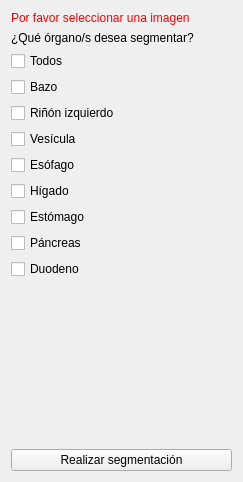
<?xml version="1.0" encoding="UTF-8"?>
<ui version="4.0">
 <class>IASegmentadorAbdominalViewControls</class>
 <widget class="QWidget" name="IASegmentadorAbdominalViewControls">
  <property name="geometry">
   <rect>
    <x>0</x>
    <y>0</y>
    <width>243</width>
    <height>482</height>
   </rect>
  </property>
  <property name="minimumSize">
   <size>
    <width>0</width>
    <height>0</height>
   </size>
  </property>
  <property name="windowTitle">
   <string>QmitkTemplate</string>
  </property>
  <layout class="QVBoxLayout" name="verticalLayout">
   <item>
    <widget class="QLabel" name="labelWarning">
     <property name="styleSheet">
      <string notr="true">QLabel { color: rgb(255, 0, 0) }</string>
     </property>
     <property name="text">
      <string>Por favor seleccionar una imagen</string>
     </property>
    </widget>
   </item>
   <item>
    <widget class="QLabel" name="label">
     <property name="text">
      <string>¿Qué órgano/s desea segmentar?</string>
     </property>
    </widget>
   </item>
   <item>
    <widget class="QCheckBox" name="cbTodos">
     <property name="text">
      <string>Todos</string>
     </property>
    </widget>
   </item>
   <item>
    <widget class="QCheckBox" name="cbBazo">
     <property name="text">
      <string>Bazo</string>
     </property>
     <property name="checked">
      <bool>false</bool>
     </property>
    </widget>
   </item>
   <item>
    <widget class="QCheckBox" name="cbRinonIzquierdo">
     <property name="text">
      <string>Riñón izquierdo</string>
     </property>
     <property name="checked">
      <bool>false</bool>
     </property>
    </widget>
   </item>
   <item>
    <widget class="QCheckBox" name="cbVesicula">
     <property name="text">
      <string>Vesícula</string>
     </property>
     <property name="checked">
      <bool>false</bool>
     </property>
    </widget>
   </item>
   <item>
    <widget class="QCheckBox" name="cbEsofago">
     <property name="text">
      <string>Esófago</string>
     </property>
     <property name="checked">
      <bool>false</bool>
     </property>
    </widget>
   </item>
   <item>
    <widget class="QCheckBox" name="cbHigado">
     <property name="text">
      <string>Hígado</string>
     </property>
    </widget>
   </item>
   <item>
    <widget class="QCheckBox" name="cbEstomago">
     <property name="text">
      <string>Estómago</string>
     </property>
    </widget>
   </item>
   <item>
    <widget class="QCheckBox" name="cbPancreas">
     <property name="text">
      <string>Páncreas</string>
     </property>
    </widget>
   </item>
   <item>
    <widget class="QCheckBox" name="cbDuodeno">
     <property name="text">
      <string>Duodeno</string>
     </property>
    </widget>
   </item>
   <item>
    <spacer name="spacer1">
     <property name="orientation">
      <enum>Qt::Vertical</enum>
     </property>
     <property name="sizeType">
      <enum>QSizePolicy::Expanding</enum>
     </property>
     <property name="sizeHint" stdset="0">
      <size>
       <width>20</width>
       <height>220</height>
      </size>
     </property>
    </spacer>
   </item>
   <item>
    <widget class="QLabel" name="infolabel">
     <property name="font">
      <font>
       <pointsize>14</pointsize>
       <italic>true</italic>
      </font>
     </property>
     <property name="text">
      <string/>
     </property>
    </widget>
   </item>
   <item>
    <spacer name="verticalSpacer">
     <property name="orientation">
      <enum>Qt::Vertical</enum>
     </property>
     <property name="sizeHint" stdset="0">
      <size>
       <width>20</width>
       <height>220</height>
      </size>
     </property>
    </spacer>
   </item>
   <item>
    <widget class="QPushButton" name="buttonPerformImageProcessing">
     <property name="toolTip">
      <string>Do image processing</string>
     </property>
     <property name="text">
      <string>Realizar segmentación</string>
     </property>
    </widget>
   </item>
  </layout>
 </widget>
 <layoutdefault spacing="6" margin="11"/>
 <resources/>
 <connections/>
</ui>
